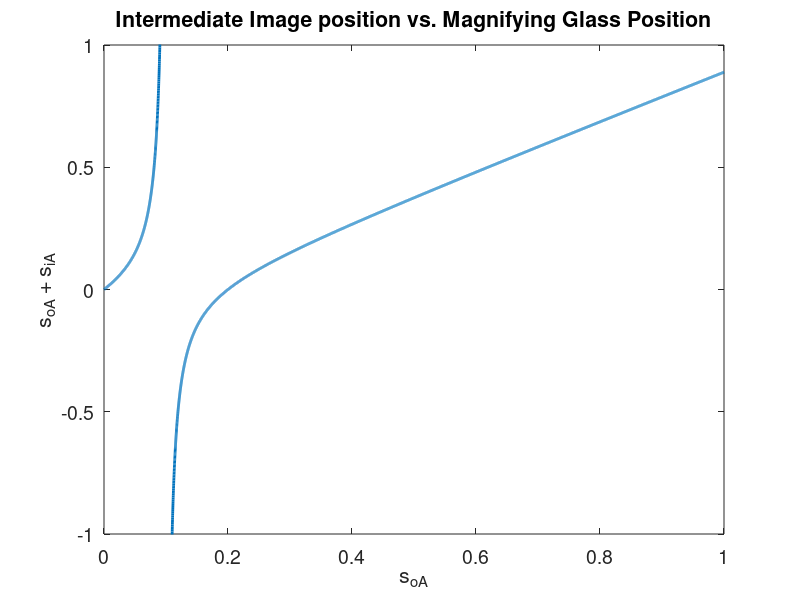

Source code (MATLAB): (Note: this script raises an error after producing the figure.)
% BIOEN 599 - Biophotonics - HW3

%% a 
% Plot intermediate real/virtual image position as function of magnifying glas position 

f_lens = 100/1000;

s_o_a = [0:0.0001:1];

s_i_a = 1./(1./s_o_a - 1/f_lens);

figure
plot(s_o_a,(s_i_a + s_o_a),'linewidth',2)
xlabel('s_o_A')
ylabel('s_o_A + s_i_A')
set(gca,'fontsize',14)
title('Intermediate Image position vs. Magnifying Glass Position')
ylim([-1 1])
vline(0.1,'r:','focal length of lens')
vline(0.2,'r:')

hline(0,'g')

%% c
% plot focal length of lens in eye 


s_o_a = [0:0.0001:1];

s_i_a = 1./(1./s_o_a - 1/f_lens);

f_eye = 1./(1./(1-(s_i_a+s_o_a)) + 1/0.02);

figure
plot(s_o_a,f_eye,'linewidth',2)
xlabel('s_o_A')
ylabel('f_{eye}')
set(gca,'fontsize',14)
title('Focal Length of Eye lens to focus')
% ylim([0.0185 0.02])
% vline(0.1,'r:','focal length of lens')
% vline(0.2,'r:')

% hline(0,'g')
ylim([0.018 0.025])
hline(0.0185,'r','Physiologic limit')
hline(0.02,'r','Physiologic limit')
